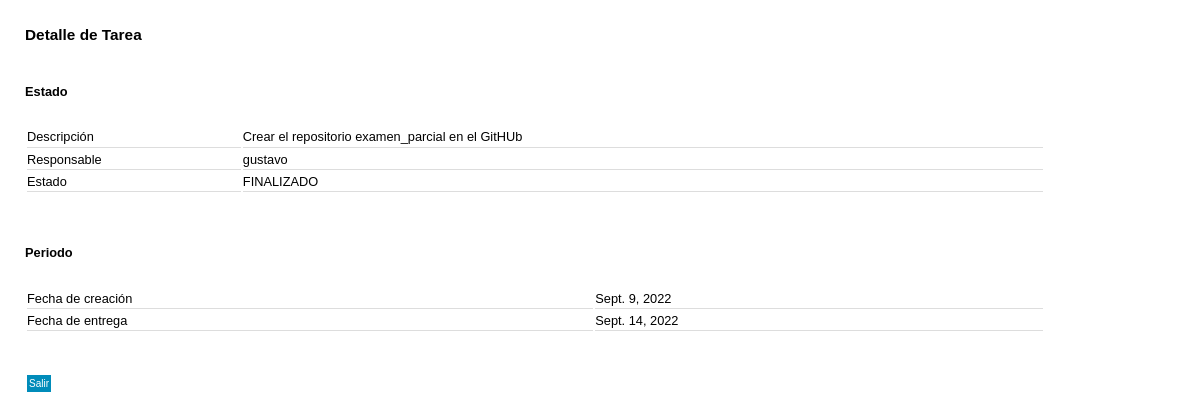
Screenshot of /gestion_tareas/detalle_tarea/20 with the database file from the repository.
### gestion_tareas/models.py (models this page shows)
class tarea(models.Model):
    descripcion = models.CharField(max_length=128,default='')
    fecha_cracion = models.DateField(default=datetime.date.today)
    fecha_entrega = models.DateField(default=datetime.date.today)
    responsable = models.CharField(max_length=128,default='')
    estado = models.CharField(max_length=128,default='PROGRESO')

### gestion_tareas/views.py (the view)
# urls.py: path('detalle_tarea/<str:ind>',views.detalle_tarea,name='detalle_tarea'),
def detalle_tarea(request,ind):
    tarea_editar = tarea.objects.get(id=ind)
    return render(request,'gestion_tareas/detalle_tarea.html',{
        'tarea':tarea_editar
    })

### gestion_tareas/templates/gestion_tareas/detalle_tarea.html (shortened to what this page needs)
{% load static %}
<!DOCTYPE html>
<html>
    <head>
        <link rel="stylesheet" href="{% static 'gestion_tareas/base.css' %}" >
    </head>
    <body>
            <h3>Detalle de Tarea</h3>
            <br>
            <h4>Estado</h4>
            <br>
            <table>
                <tbody>
                    <tr>
                        <td>
                            <label>Descripción</label>
                        </td>
                        <td>
                            <label type="text" class="form-control">{{ tarea.descripcion }}</label>
                        </td>
                    </tr>
                    <tr>
                        <td>
                            <label>Responsable</label>
                        </td>
                        <td>
                            <label type="text" class="form-control">{{ tarea.responsable }}</label>
                        </td>
                    </tr>
                        <td>
                            <label>Estado</label>
                        </td>
                        <td>
                            <label type="text" class="form-control">{{ tarea.estado }}</label>
                        </td>
                </tbody>
            </table>
            <br>
            <br>
            <h4>Periodo</h4>
            <br>
            <table>
                <tbody>
                    <tr>
                        <td>
                            <label>Fecha de creación</label>
                        </td>
                        <td>
                            <label class="form-control">{{ tarea.fecha_cracion }}</label>
                        </td>
                    </tr>
                    <tr>
                        <td>
                            <label>Fecha de entrega</label>
                        </td>
                        <td>
                            <label type="text" class="form-control">{{ tarea.fecha_entrega}}</label>
                        </td>
                    </tr>
                </tbody>
            </table>
           <br>
           <br>
            <div>
                <a class="button2" href="{% url 'gestion_tareas:dashboard' tarea.responsable %}">Salir</a>
            </div>
    </body>
</html>

### gestion_tareas/static/gestion_tareas/base.css (style rules this page uses)
body { margin: 0; padding: 0; font-size: 80%; line-height: 1.5; font-family: Arial, Helvetica, sans-serif; width: 85%; margin: 25px; }
h1, h2, h3, h4 { margin: 1em 0 .5em; line-height: 1.25 }
h3 { font-size: 1.2em }
table { width: 100%; font-size: 1.0em }
th, td { text-align: left; padding: 0; border-bottom: 1px solid #ddd; }
.button2 { background-color: #008CBA; border: none; color: white; padding: 0.8px 2px; text-align: center; text-decoration: none; display: inline-block; font-size: 10px; margin: 4px 2px; cursor: pointer; }

### rows the page displays
tarea: descripcion "Crear el repositorio examen_parcial en el GitHUb", responsable "gustavo", estado "FINALIZADO", fecha_cracion "Sept. 9, 2022", fecha_entrega "Sept. 14, 2022"
